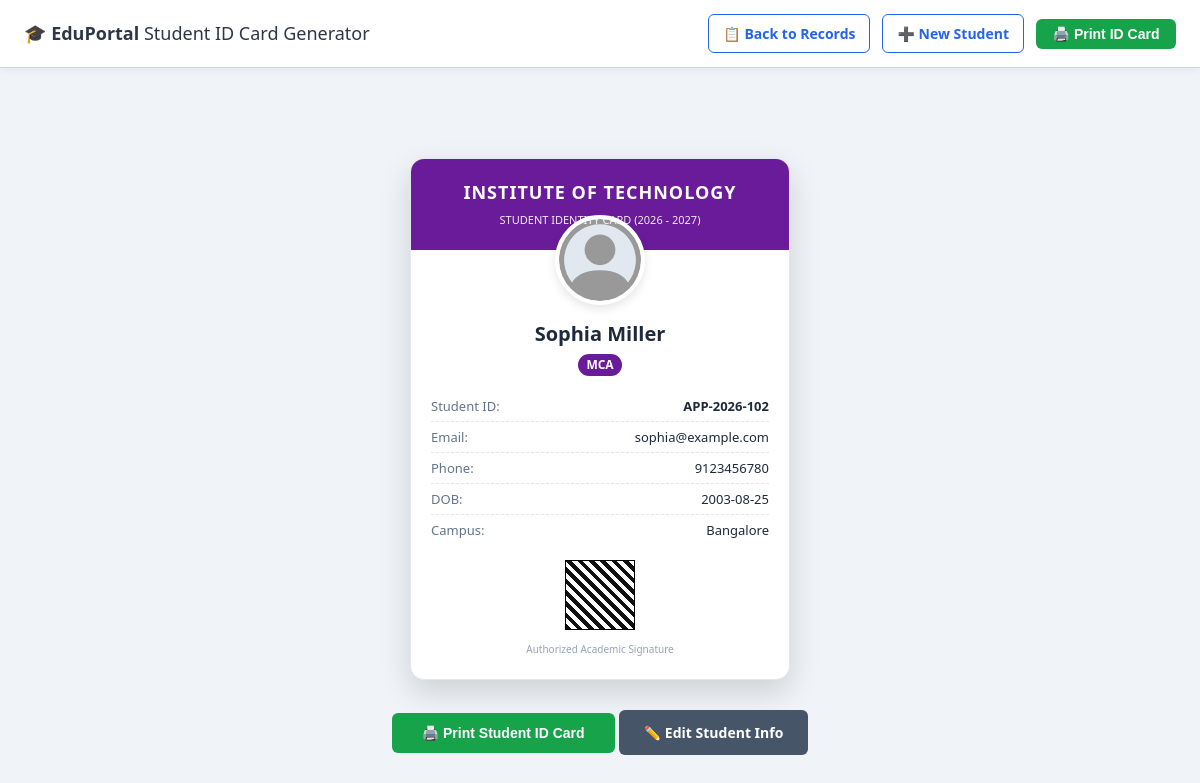
Page /pro/student_form/card.php?id=2 on the committed database.
### tables this page shows
CREATE TABLE IF NOT EXISTS students (
    id INT AUTO_INCREMENT PRIMARY KEY,
    app_id VARCHAR(50) UNIQUE,
    name VARCHAR(100) NOT NULL,
    age INT,
    dob DATE NOT NULL,
    gender VARCHAR(20) NOT NULL,
    photo VARCHAR(255) DEFAULT NULL,
    email VARCHAR(100) NOT NULL UNIQUE,
    password VARCHAR(255) NOT NULL,
    phone VARCHAR(20) NOT NULL,
    portfolio VARCHAR(255) DEFAULT NULL,
    course VARCHAR(100) NOT NULL,
    electives VARCHAR(255) DEFAULT NULL,
    city VARCHAR(100) DEFAULT NULL,
    batch_time TIME DEFAULT NULL,
    interview_slot DATETIME DEFAULT NULL,
    grad_month VARCHAR(20) DEFAULT NULL,
    orientation_week VARCHAR(20) DEFAULT NULL,
    skills VARCHAR(255) DEFAULT NULL,
    experience INT DEFAULT 50,
    badge_color VARCHAR(10) DEFAULT '#007bff',
    interests VARCHAR(255) DEFAULT NULL,
    address TEXT DEFAULT NULL,
    created_at TIMESTAMP DEFAULT CURRENT_TIMESTAMP
);

### pro/student_form/card.php (the view, shortened to what this page needs)
<?php
$servername = "localhost";
$username   = "root";
$password   = "";
$database   = "student_db";
$conn = new mysqli($servername, $username, $password, $database);
$id = intval($_GET["id"] ?? 0);
$stmt = $conn->prepare("SELECT * FROM students WHERE id = ?");
$stmt->bind_param("i", $id);
$stmt->execute();
$result = $stmt->get_result();
$student = $result->fetch_assoc();
$badgeColor = $student["badge_color"] ?: "#2563eb";
?>
<!DOCTYPE html>
<html lang="en">
<head>
    <link rel="stylesheet" href="style.css">
</head>
<body>
    <nav class="navbar no-print">
        <div class="nav-brand">🎓 <strong>EduPortal</strong> Student ID Card Generator</div>
        <div class="nav-links">
            <a href="records.php" class="nav-btn">📋 Back to Records</a>
            <a href="index.html" class="nav-btn">➕ New Student</a>
            <button onclick="window.print()" class="btn btn-submit" style="padding: 7px 16px;">🖨️ Print ID Card</button>
        </div>
    </nav>
    <div class="container" style="background: transparent; border: none; box-shadow: none;">
        <div class="id-card">
            <div class="id-header id-badge">
                <h3 style="margin:0; font-size: 18px; letter-spacing: 1px;">INSTITUTE OF TECHNOLOGY</h3>
                <small style="opacity: 0.9; text-transform: uppercase; font-size: 11px;">Student Identity Card (2026 - 2027)</small>
            </div>
            <div class="id-body">
                <?php if (!empty($student["photo"]) && file_exists(__DIR__ . "/uploads/" . $student["photo"])): ?>
                    <img src="uploads/<?php echo htmlspecialchars($student["photo"]); ?>" alt="Photo" class="id-photo" style="border-color: <?php echo htmlspecialchars($badgeColor); ?>;">
                <?php else: ?>
                    <img alt="Avatar" class="id-photo">
                <?php endif; ?>
                <h2 style="margin: 8px 0 2px; font-size: 20px; color: #1e293b;"><?php echo htmlspecialchars($student["name"]); ?></h2>
                <span class="badge-tag id-badge" style="color: #fff; font-size: 12px;"><?php echo htmlspecialchars($student["course"]); ?></span>
                <div class="id-details">
                    <div style="display: flex; justify-content: space-between; border-bottom: 1px dashed #e2e8f0; padding: 4px 0;">
                        <span style="color: #64748b;">Student ID:</span>
                        <strong><?php echo htmlspecialchars($student["app_id"] ?: ("APP-" . $student["id"])); ?></strong>
                    </div>
                    <div style="display: flex; justify-content: space-between; border-bottom: 1px dashed #e2e8f0; padding: 4px 0;">
                        <span style="color: #64748b;">Email:</span>
                        <span><?php echo htmlspecialchars($student["email"]); ?></span>
                    </div>
                    <div style="display: flex; justify-content: space-between; border-bottom: 1px dashed #e2e8f0; padding: 4px 0;">
                        <span style="color: #64748b;">Phone:</span>
                        <span><?php echo htmlspecialchars($student["phone"]); ?></span>
                    </div>
                    <div style="display: flex; justify-content: space-between; border-bottom: 1px dashed #e2e8f0; padding: 4px 0;">
                        <span style="color: #64748b;">DOB:</span>
                        <span><?php echo htmlspecialchars($student["dob"]); ?></span>
                    </div>
                    <div style="display: flex; justify-content: space-between; padding: 4px 0;">
                        <span style="color: #64748b;">Campus:</span>
                        <span><?php echo htmlspecialchars($student["city"] ?: 'Main Campus'); ?></span>
                    </div>
                </div>
                <div class="qr-mock" title="Scannable Student Token"></div>
                <small style="font-size: 10px; color: #94a3b8;">Authorized Academic Signature</small>
            </div>
        </div>
        <div class="no-print" style="text-align: center; margin-top: 20px;">
            <button onclick="window.print()" class="btn btn-submit" style="width: auto; padding: 12px 30px;">🖨️ Print Student ID Card</button>
            <a href="edit.php?id=<?php echo $student['id']; ?>" class="btn btn-secondary" style="width: auto; padding: 12px 25px;">✏️ Edit Student Info</a>
        </div>
    </div>
</body>
</html>

### pro/student_form/style.css (style rules this page uses)
:root { --bg-primary: #f0f4f8; --card-bg: #ffffff; --text-main: #2d3748; --text-muted: #718096; --border-color: #cbd5e1; --input-bg: #ffffff; --primary-color: #2563eb; --primary-hover: #1d4ed8; --success-color: #16a34a; --danger-color: #dc2626; --focus-ring: rgba(37, 99, 235, 0.25); --shadow: 0 10px 25px -5px rgba(0, 0, 0, 0.1), 0 8px 10px -6px rgba(0, 0, 0, 0.1); }
* { box-sizing: border-box; transition: background-color 0.25s ease, border-color 0.25s ease, color 0.25s ease; }
body { margin: 0; padding: 0 0 40px 0; font-family: 'Segoe UI', system-ui, -apple-system, BlinkMacSystemFont, Roboto, sans-serif; background-color: var(--bg-primary); color: var(--text-main); line-height: 1.5; }
.navbar { display: flex; justify-content: space-between; align-items: center; padding: 14px 24px; background: var(--card-bg); border-bottom: 1px solid var(--border-color); box-shadow: 0 2px 8px rgba(0, 0, 0, 0.05); margin-bottom: 25px; }
.nav-brand { font-size: 18px; color: var(--text-main); }
.nav-links { display: flex; align-items: center; gap: 12px; }
.nav-btn { text-decoration: none; font-size: 14px; font-weight: 600; color: var(--primary-color); padding: 8px 14px; border: 1px solid var(--primary-color); border-radius: 6px; transition: all 0.2s; }
.container { width: 760px; max-width: 92%; margin: 0 auto; padding: 35px 30px; background-color: var(--card-bg); border-radius: 12px; box-shadow: var(--shadow); border: 1px solid var(--border-color); }
.btn { flex: 1; min-width: 140px; padding: 12px 18px; border: none; border-radius: 6px; font-size: 14px; font-weight: 600; cursor: pointer; transition: all 0.2s ease; text-align: center; text-decoration: none; display: inline-block; }
.btn-submit { background: #16a34a; color: #ffffff; }
.btn-secondary { background: #475569; color: #ffffff; }
.badge-tag { display: inline-block; padding: 2px 8px; font-size: 11px; border-radius: 12px; background: #e0f2fe; color: #0369a1; font-weight: 600; }
.id-card { width: 380px; max-width: 100%; margin: 30px auto; border-radius: 14px; overflow: hidden; background: #ffffff; box-shadow: 0 12px 30px rgba(0,0,0,0.15); border: 1px solid #e2e8f0; font-family: inherit; color: #1e293b; }
.id-header { padding: 20px; color: white; text-align: center; }
.id-body { padding: 20px; text-align: center; }
.id-photo { width: 90px; height: 90px; border-radius: 50%; object-fit: cover; margin-top: -55px; border: 4px solid #ffffff; background: #e2e8f0; box-shadow: 0 4px 10px rgba(0,0,0,0.1); }
.id-details { margin-top: 15px; text-align: left; font-size: 13px; line-height: 1.7; }

### rows in the picture
students: name "Sophia Miller", course "MCA", app "APP-2026-102", email "sophia@example.com", phone "9123456780", dob "2003-08-25", city "Bangalore"
